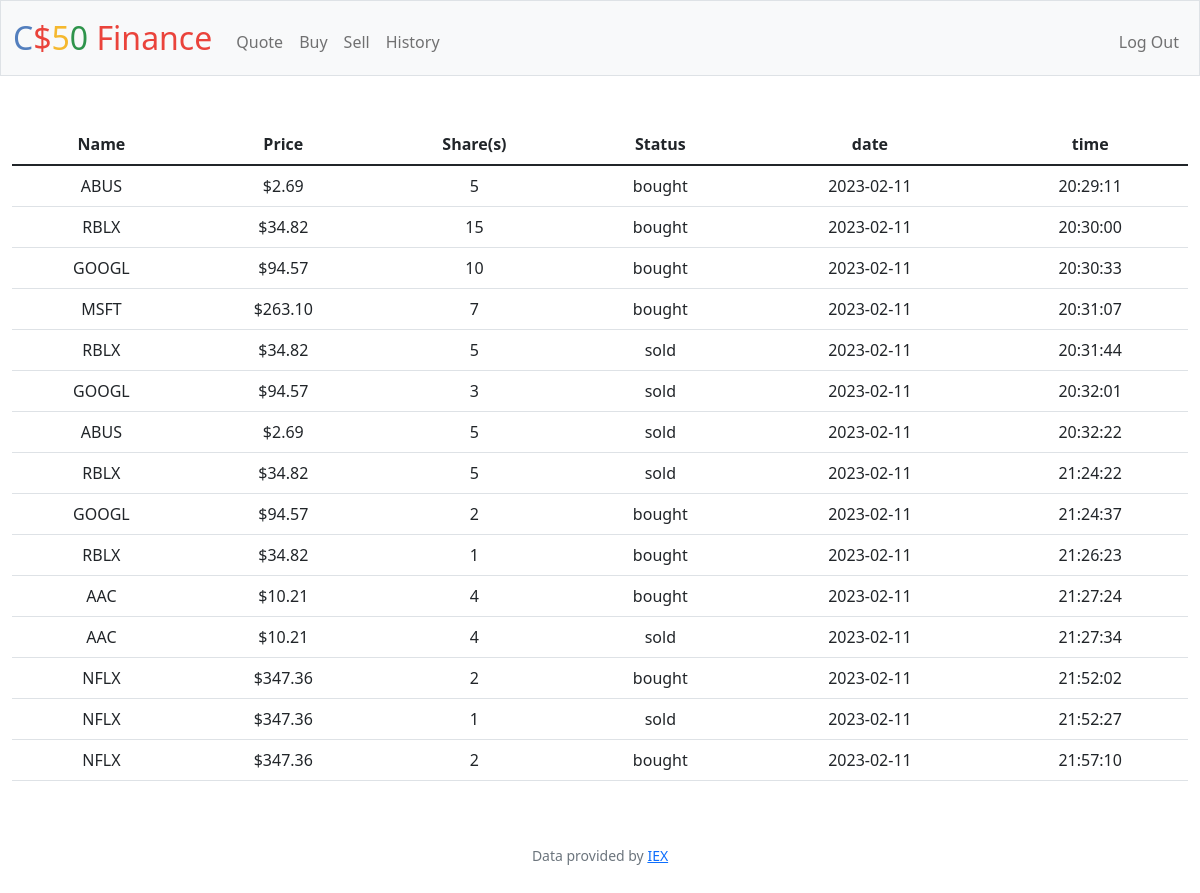
Screenshot of /history (signed in) with the database file from the repository.
### tables this page shows
CREATE TABLE history (id INTEGER, stock TEXT, shares INTEGER, status TEXT, date NUMERIC, time NUMERIC, price REAL);

### app.py (the view)
@app.route("/history")
@login_required
def history():
    histories = db.execute("SELECT * FROM history WHERE id IN (?)", session["user_id"])
    if len(histories) < 1:
        return apology("No histories found!")
    return render_template("history.html", history=histories)

### app.py (called while the page is built)
@app.after_request
def after_request(response):
    response.headers["Cache-Control"] = "no-cache, no-store, must-revalidate"
    response.headers["Expires"] = 0
    response.headers["Pragma"] = "no-cache"
    return response

### helpers.py (called while the page is built)
def login_required(f):
    @wraps(f)
    def decorated_function(*args, **kwargs):
        if session.get("user_id") is None:
            return redirect("/login")
        return f(*args, **kwargs)
    return decorated_function

def usd(value):
    return f"${value:,.2f}"

### templates/history.html (shortened to what this page needs)
{% extends "layout.html" %}
{% block main %}
    <div class="section">
        <table class="table table-hover">
            <thead>
                <tr>
                    <th scope="col">Name</th>
                    <th scope="col">Price</th>
                    <th scope="col">Share(s)</th>
                    <th scope="col">Status</th>
                    <th scope="col">date</th>
                    <th scope="col">time</th>
                </tr>
            </thead>
            <tbody>
                    {% for info in history %}
                    <tr>
                        <td>{{ info.stock }}</td>
                        <td>{{ info.price | usd }}</td>
                        <td>{{ info.shares }}</td>
                        <td>{{ info.status }}</td>
                        <td>{{ info.date }}</td>
                        <td>{{ info.time }}</td>
                    </tr>
                    {% endfor %}
                </tbody>
            </table>
        </div>
{% endblock %}

### templates/layout.html (shortened to what this page needs)
<!DOCTYPE html>
<html lang="en">
    <head>
        <link href="https://cdn.jsdelivr.net/npm/bootstrap@5.1.3/dist/css/bootstrap.min.css" rel="stylesheet">
        <link href="/static/styles.css" rel="stylesheet">
    </head>
    <body>
        <nav class="bg-light border navbar navbar-expand-md navbar-light">
            <div class="container-fluid">
                <a class="navbar-brand" href="/"><span class="blue">C</span><span class="red">$</span><span class="yellow">5</span><span class="green">0</span> <span class="red">Finance</span></a>
                <div class="collapse navbar-collapse" id="navbar">
                    {% if session["user_id"] %}
                        <ul class="navbar-nav me-auto mt-2">
                            <li class="nav-item"><a class="nav-link" href="/quote">Quote</a></li>
                            <li class="nav-item"><a class="nav-link" href="/buy">Buy</a></li>
                            <li class="nav-item"><a class="nav-link" href="/sell">Sell</a></li>
                            <li class="nav-item"><a class="nav-link" href="/history">History</a></li>
                        </ul>
                        <ul class="navbar-nav ms-auto mt-2">
                            <li class="nav-item"><a class="nav-link" href="/logout">Log Out</a></li>
                        </ul>
                    {% else %}
                        <ul class="navbar-nav ms-auto mt-2">
                            <li class="nav-item"><a class="nav-link" href="/register">Register</a></li>
                            <li class="nav-item"><a class="nav-link" href="/login">Log In</a></li>
                        </ul>
                    {% endif %}
                </div>
            </div>
        </nav>
        <main class="container-fluid py-5 text-center">
            {% block main %}{% endblock %}
        </main>
        <footer class="mb-5 small text-center text-muted">
            Data provided by <a href="https://iexcloud.io/">IEX</a>
        </footer>
    </body>
</html>

### static/styles.css (style rules this page uses)
nav .navbar-brand { font-size: xx-large; }
nav .navbar-brand .blue { color: #537fbe; }
nav .navbar-brand .red { color: #ea433b; }
nav .navbar-brand .yellow { color: #f5b82e; }
nav .navbar-brand .green { color: #2e944b; }

### rows the page displays
history: stock "ABUS", price "$2.69", shares "5", status "bought", date "2023-02-11", time "20:29:11"
history: stock "RBLX", price "$34.82", shares "15", status "bought", date "2023-02-11", time "20:30:00"
history: stock "GOOGL", price "$94.57", shares "10", status "bought", date "2023-02-11", time "20:30:33"
history: stock "MSFT", price "$263.10", shares "7", status "bought", date "2023-02-11", time "20:31:07"
history: stock "RBLX", price "$34.82", shares "5", status "sold", date "2023-02-11", time "20:31:44"
history: stock "GOOGL", price "$94.57", shares "3", status "sold", date "2023-02-11", time "20:32:01"
history: stock "ABUS", price "$2.69", shares "5", status "sold", date "2023-02-11", time "20:32:22"
history: stock "RBLX", price "$34.82", shares "5", status "sold", date "2023-02-11", time "21:24:22"
history: stock "GOOGL", price "$94.57", shares "2", status "bought", date "2023-02-11", time "21:24:37"
history: stock "RBLX", price "$34.82", shares "1", status "bought", date "2023-02-11", time "21:26:23"
history: stock "AAC", price "$10.21", shares "4", status "bought", date "2023-02-11", time "21:27:24"
history: stock "AAC", price "$10.21", shares "4", status "sold", date "2023-02-11", time "21:27:34"
history: stock "NFLX", price "$347.36", shares "2", status "bought", date "2023-02-11", time "21:52:02"
history: stock "NFLX", price "$347.36", shares "1", status "sold", date "2023-02-11", time "21:52:27"
history: stock "NFLX", price "$347.36", shares "2", status "bought", date "2023-02-11", time "21:57:10"
